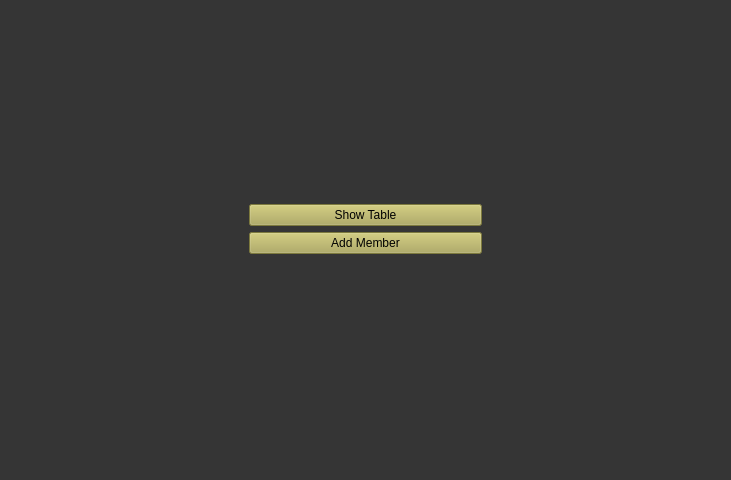
<?xml version="1.0" encoding="UTF-8"?>
<ui version="4.0">
 <class>MainWindow</class>
 <widget class="QMainWindow" name="MainWindow">
  <property name="geometry">
   <rect>
    <x>0</x>
    <y>0</y>
    <width>731</width>
    <height>480</height>
   </rect>
  </property>
  <property name="windowTitle">
   <string>MainWindow</string>
  </property>
  <property name="styleSheet">
   <string notr="true">background-color:rgb(53, 53, 53)</string>
  </property>
  <widget class="QWidget" name="centralwidget">
   <layout class="QGridLayout" name="gridLayout_4">
    <item row="0" column="0">
     <layout class="QGridLayout" name="gridLayout_3">
      <item row="1" column="0">
       <widget class="QLabel" name="label">
        <property name="text">
         <string/>
        </property>
       </widget>
      </item>
      <item row="2" column="1">
       <widget class="QPushButton" name="add_member_butt">
        <property name="styleSheet">
         <string notr="true">background-color:rgb(174, 169, 85)</string>
        </property>
        <property name="text">
         <string>Add Member</string>
        </property>
       </widget>
      </item>
      <item row="1" column="1">
       <widget class="QPushButton" name="show_table_butt">
        <property name="styleSheet">
         <string notr="true">background-color:rgb(174, 169, 85)</string>
        </property>
        <property name="text">
         <string>Show Table</string>
        </property>
       </widget>
      </item>
      <item row="1" column="2">
       <widget class="QLabel" name="label_2">
        <property name="text">
         <string/>
        </property>
       </widget>
      </item>
      <item row="3" column="1">
       <widget class="QLabel" name="label_3">
        <property name="text">
         <string/>
        </property>
       </widget>
      </item>
      <item row="0" column="1">
       <widget class="QLabel" name="label_4">
        <property name="text">
         <string/>
        </property>
       </widget>
      </item>
     </layout>
    </item>
   </layout>
  </widget>
  <widget class="QMenuBar" name="menubar">
   <property name="geometry">
    <rect>
     <x>0</x>
     <y>0</y>
     <width>731</width>
     <height>22</height>
    </rect>
   </property>
  </widget>
  <widget class="QStatusBar" name="statusbar"/>
 </widget>
 <resources/>
 <connections/>
</ui>
